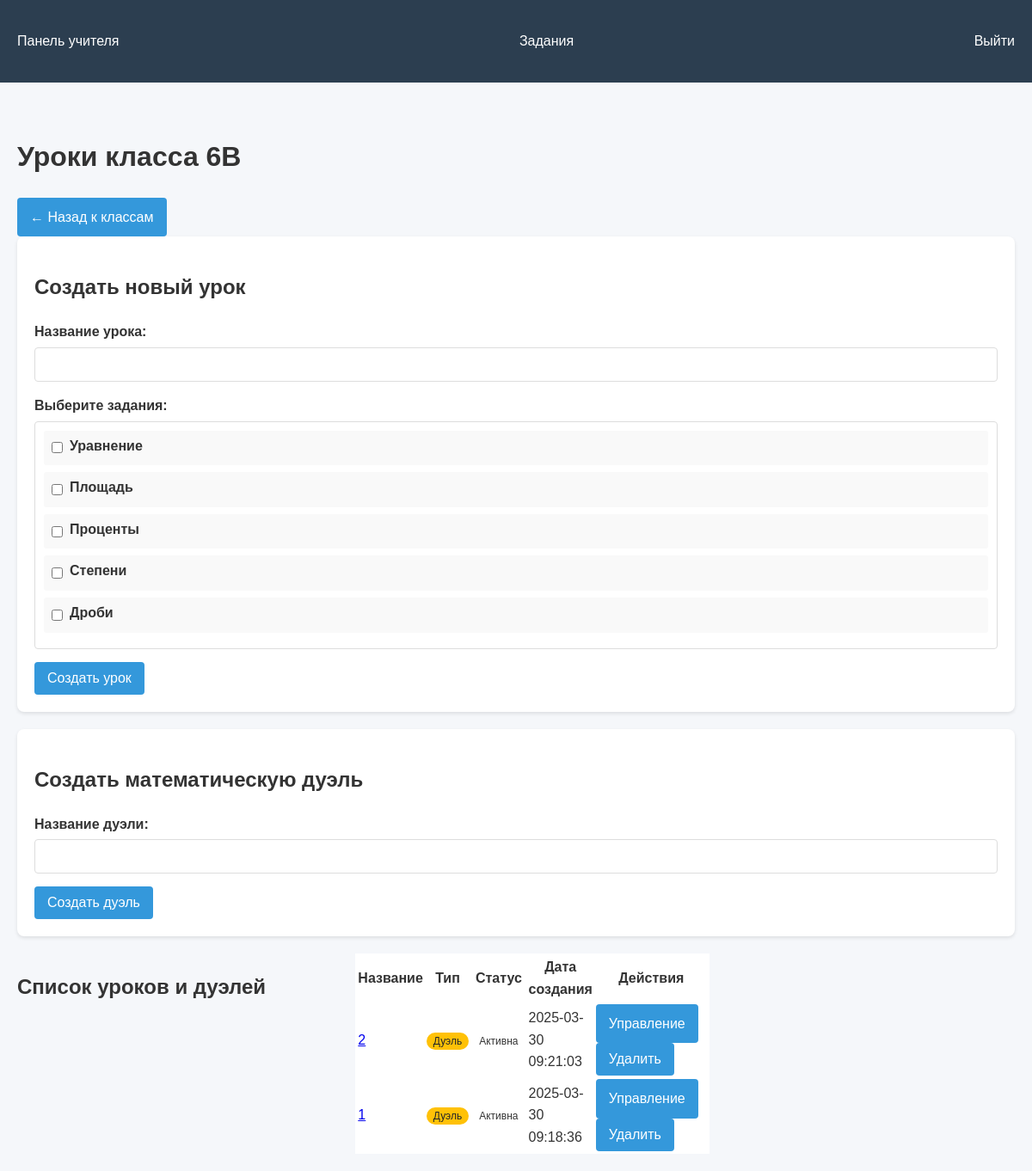
Page /admin/class/6/lessons (signed in) on the earlier database version.
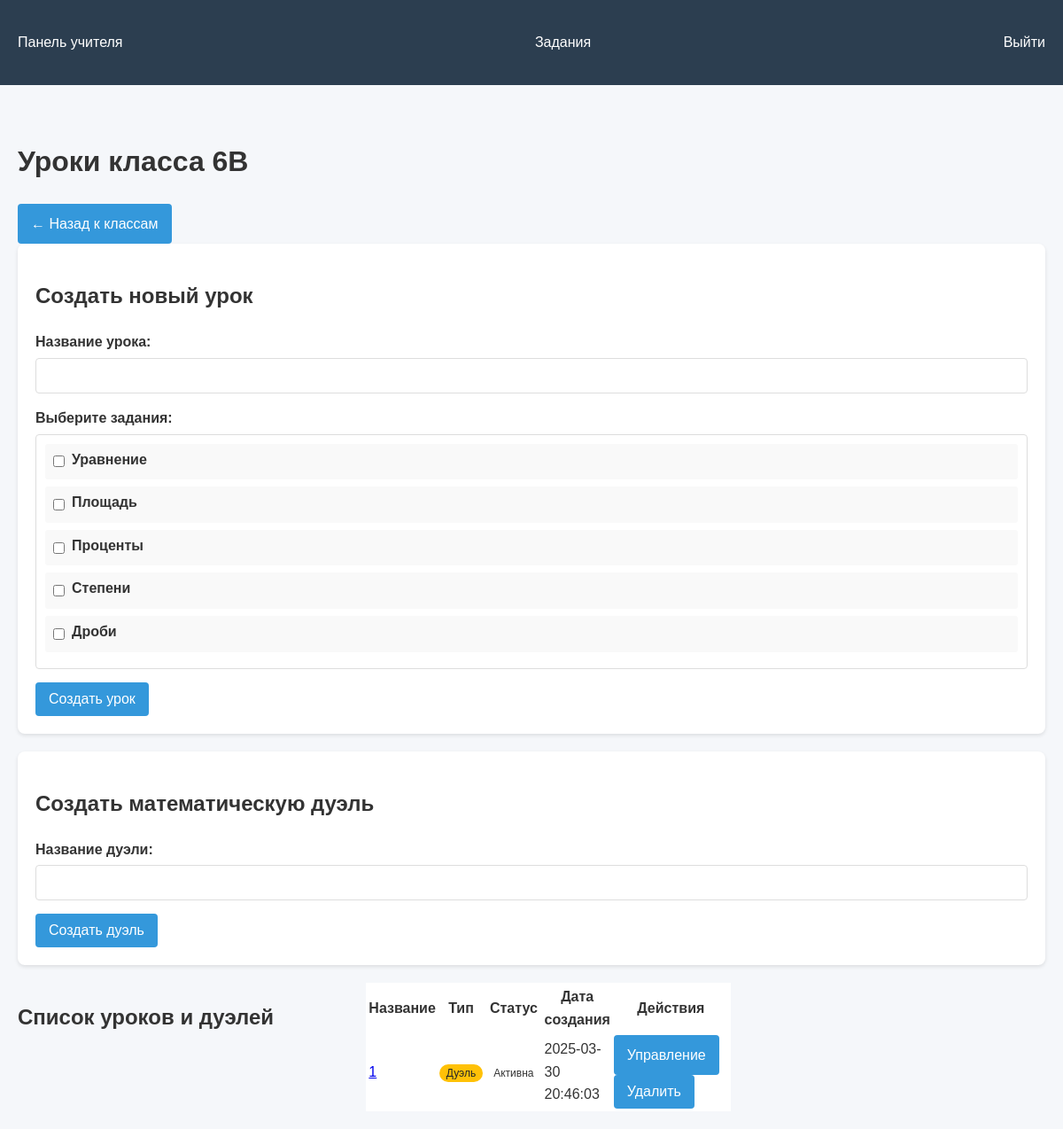
Same page on the later database version.
### tables this page shows
CREATE TABLE classes (
            id INTEGER PRIMARY KEY,
            name TEXT NOT NULL UNIQUE
        );

CREATE TABLE tasks (
            id INTEGER PRIMARY KEY,
            title TEXT NOT NULL,
            content TEXT NOT NULL,
            answer_formula TEXT,
            difficulty INTEGER DEFAULT 2,
            class_group INTEGER NOT NULL,
            created_at TIMESTAMP DEFAULT CURRENT_TIMESTAMP
        );

CREATE TABLE math_duels (
            id INTEGER PRIMARY KEY,
            class_id INTEGER NOT NULL,
            name TEXT NOT NULL,
            created_at TIMESTAMP DEFAULT CURRENT_TIMESTAMP,
            current_round INTEGER DEFAULT 1,
            status TEXT DEFAULT 'active',
            FOREIGN KEY (class_id) REFERENCES classes (id)
        );

### app.py (the view)
@app.route('/admin/class/<int:class_id>/lessons')
def class_lessons(class_id):
    if not session.get('is_admin'):
        return redirect(url_for('index'))
    conn = create_connection()
    try:
        cursor = conn.cursor()
        cursor.execute("SELECT name FROM classes WHERE id = ?", (class_id,))
        class_info = cursor.fetchone()
        if not class_info:
            flash("Класс не найден", "error")
            return redirect(url_for('admin_dashboard'))
        cursor.execute("""
            SELECT id, name, created_at, 'lesson' as type, NULL as status
            FROM lessons
            WHERE class_id = ?
            ORDER BY created_at DESC
        """, (class_id,))
        lessons = cursor.fetchall()
        cursor.execute("""
            SELECT id, name, created_at, 'duel' as type, status
            FROM math_duels
            WHERE class_id = ?
            ORDER BY created_at DESC
        """, (class_id,))
        duels = cursor.fetchall()
        cursor.execute("SELECT id, title FROM tasks")
        all_tasks = cursor.fetchall()
        all_lessons = lessons + duels
        return render_template('class_lessons.html',
                           class_id=class_id,
                           class_name=class_info['name'],
                           lessons=all_lessons,
                           all_tasks=all_tasks)
    except Error as e:
        flash(f"Ошибка базы данных: {e}", "error")
        return redirect(url_for('admin_dashboard'))
    finally:
        conn.close()

### app.py (called while the page is built)
@app.before_request
def check_concurrent_users():
    if request.path.startswith('/student'):
        if len(session) > 40:
            abort(503, "Сервер перегружен, попробуйте позже")

### db.py (called while the page is built)
def create_connection(db_file="database.db"):
    conn = None
    try:
        conn = sqlite3.connect(
            db_file,
            timeout=30,  # 30 секунд ожидания при блокировке
            check_same_thread=False  # Для многопоточной работы
        )
        conn.row_factory = sqlite3.Row
        conn.execute("PRAGMA journal_mode=WAL")
        conn.execute("PRAGMA synchronous=NORMAL")
        return conn
    except Error as e:
        app.logger.error(f"Ошибка подключения: {e}")
        return None

### templates/class_lessons.html (shortened to what this page needs)
{% extends "base.html" %}
{% block content %}
<div class="admin-container">
    <h1>Уроки класса {{ class_name }}</h1>
    <div class="admin-actions">
        <a href="{{ url_for('admin_dashboard') }}" class="btn btn-secondary">
            ← Назад к классам
        </a>
    </div>
    <div class="create-section">
        <h2>Создать новый урок</h2>
        <form method="POST" action="{{ url_for('create_lesson') }}">
            <div class="form-group">
                <label for="name">Название урока:</label>
                <input type="text" id="name" name="name" required>
            </div>
            <div class="form-group">
                <label>Выберите задания:</label>
                <div class="tasks-checkboxes">
                    {% for task in all_tasks %}
                        <div class="task-checkbox">
                            <input type="checkbox" id="task_{{ task.id }}"
                                   name="task_ids" value="{{ task.id }}">
                            <label for="task_{{ task.id }}">{{ task.title }}</label>
                        </div>
                    {% endfor %}
                </div>
            </div>
            <button type="submit" class="btn btn-primary">Создать урок</button>
        </form>
    </div>
    <div class="create-section mt-4">
        <h2>Создать математическую дуэль</h2>
        <form method="POST" action="{{ url_for('create_duel', class_id=class_id) }}">
            <div class="form-group">
                <label for="duel_name">Название дуэли:</label>
                <input type="text" id="duel_name" name="name" class="form-control" required>
            </div>
            <button type="submit" class="btn btn-success">Создать дуэль</button>
        </form>
    </div>
    <div class="lessons-list mt-4">
        <h2>Список уроков и дуэлей</h2>
        <table class="table">
            <thead>
                <tr>
                    <th>Название</th>
                    <th>Тип</th>
                    <th>Статус</th>
                    <th>Дата создания</th>
                    <th>Действия</th>
                </tr>
            </thead>
            <tbody>
                {% for item in lessons %}
                    <tr>
                        <td>
                            {% if item.type == 'duel' %}
                                <a href="{{ url_for('view_duel', duel_id=item.id) }}">{{ item.name }}</a>
                            {% else %}
                                {{ item.name }}
                            {% endif %}
                        </td>
                        <td>
                            {% if item.type == 'duel' %}
                                <span class="badge badge-warning">Дуэль</span>
                            {% else %}
                                <span class="badge badge-primary">Урок</span>
                            {% endif %}
                        </td>
                        <td>
                            {% if item.type == 'duel' %}
                                {% if item.status == 'active' %}
                                    <span class="badge badge-success">Активна</span>
                                {% else %}
                                    <span class="badge badge-secondary">Завершена</span>
                                {% endif %}
                            {% else %}
                                -
                            {% endif %}
                        </td>
                        <td>{{ item.created_at }}</td>
                        <td>
                            {% if item.type == 'duel' %}
                                <a href="{{ url_for('view_duel', duel_id=item.id) }}" class="btn btn-sm btn-info">
                                    Управление
                                </a>
                                <form action="{{ url_for('delete_duel', duel_id=item.id) }}" method="POST" class="d-inline">
                                    <button type="submit" class="btn btn-sm btn-danger" onclick="return confirm('Удалить эту дуэль?')">
                                        Удалить
                                    </button>
                                </form>
                            {% endif %}
                        </td>
                    </tr>
                {% else %}
                    <tr>
                        <td colspan="5">Нет созданных уроков или дуэлей</td>
                    </tr>
                {% endfor %}
            </tbody>
        </table>
    </div>
</div>
{% endblock %}

### templates/base.html (shortened to what this page needs)
<!DOCTYPE html>
<html lang="ru">
<head>
    <link rel="stylesheet" href="{{ url_for('static', filename='style.css') }}">
</head>
<body>
    <nav class="navbar">
        <div class="container">
            {% if session.get('is_admin') %}
                <a href="{{ url_for('admin_dashboard') }}">Панель учителя</a>
                <a href="{{ url_for('admin_tasks') }}">Задания</a>
            {% elif student_id is defined %}
                <a href="{{ url_for('student_lessons', student_id=student_id) }}">Мои уроки</a>
            {% endif %}
            <a href="{{ url_for('logout') }}" class="logout">Выйти</a>
        </div>
    </nav>
    <div class="container">
        {% block content %}{% endblock %}
    </div>
</body>
</html>

### static/style.css (style rules this page uses)
body { font-family: 'Arial', sans-serif; margin: 0; padding: 0; background-color: #f5f7fa; color: #333; line-height: 1.6; }
.container { max-width: 1200px; margin: 0 auto; padding: 20px; }
.navbar { background-color: #2c3e50; padding: 15px 0; margin-bottom: 20px; }
.navbar .container { display: flex; justify-content: space-between; align-items: center; }
.navbar a { color: white; text-decoration: none; margin-right: 15px; }
.navbar a.logout { margin-right: 0; }
.form-group { margin-bottom: 15px; }
label { display: block; margin-bottom: 5px; font-weight: bold; }
input[type="text"], input[type="password"], select { width: 100%; padding: 10px; border: 1px solid #ddd; border-radius: 4px; font-size: 16px; box-sizing: border-box; }
.btn { display: inline-block; padding: 10px 15px; background-color: #3498db; color: white; border: none; border-radius: 4px; text-decoration: none; cursor: pointer; font-size: 16px; margin-right: 10px; }
.lessons-list, .tasks-list { display: grid; grid-template-columns: repeat(auto-fill, minmax(300px, 1fr)); gap: 20px; margin-top: 20px; }
.tasks-checkboxes { max-height: 300px; overflow-y: auto; border: 1px solid #ddd; padding: 10px; border-radius: 4px; }
.task-checkbox { margin-bottom: 8px; padding: 5px; background: #f9f9f9; border-radius: 3px; }
.lessons-list { display: grid; grid-template-columns: repeat(auto-fill, minmax(300px, 1fr)); gap: 20px; }
.badge { padding: 3px 8px; border-radius: 12px; font-size: 12px; }
.task-checkbox { display: flex; align-items: center; }
.task-checkbox input { margin-right: 8px; }

### templates/class_lessons.html (style rules this page uses)
.create-section { background: white; padding: 20px; border-radius: 8px; box-shadow: 0 2px 4px rgba(0,0,0,0.1); margin-bottom: 20px; }
.badge-warning { background-color: #ffc107; color: #212529; }
.table { background: white; }

Differences in the rows shown:
removed math_duels: name "2", status "Активна", created_at "2025-03-30 09:21:03"
changed math_duels: created_at "2025-03-30 09:18:36" → "2025-03-30 20:46:03"
